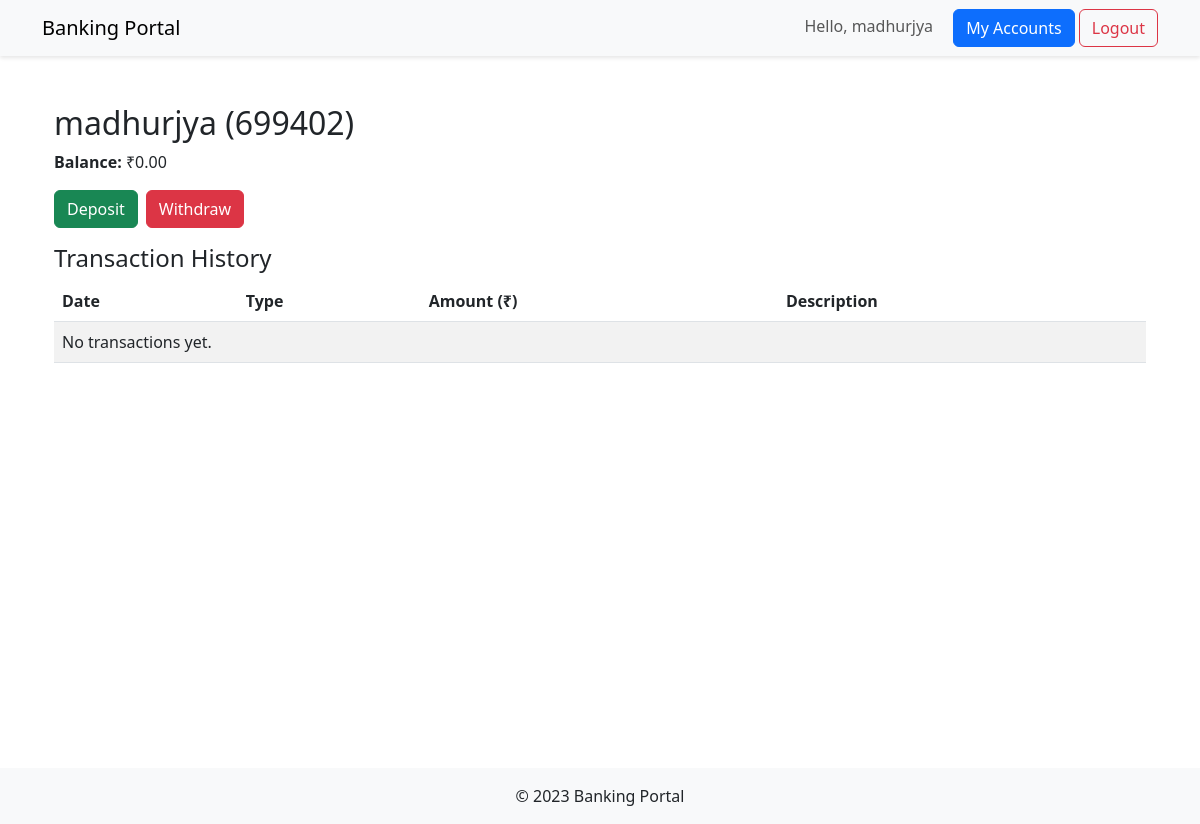
Page /bank/accounts/4/ (signed in) on the earlier database version.
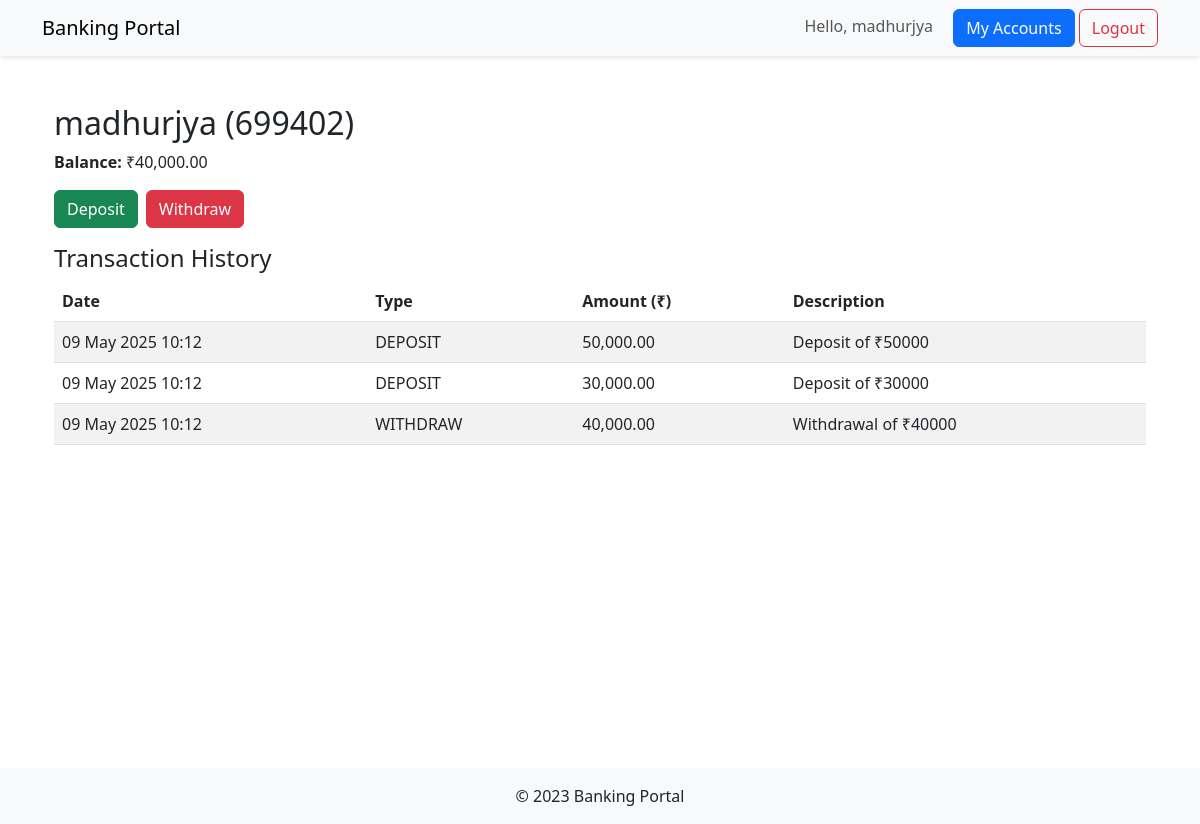
Same page on the later database version.
### core/models.py (models this page shows, shortened)
class CustomerAccount(models.Model):
    user = models.OneToOneField(User, on_delete=models.CASCADE) #Temporary
    name = models.CharField(max_length=100)
    account_number = models.CharField(max_length=10, unique=True)
    balance = models.DecimalField(max_digits=10, decimal_places=2)
    contact = models.CharField(max_length=15, default='N/A')
    ACCOUNT_TYPES = [
        ('Savings', 'Savings'),
        ('Current', 'Current'),
    ]
    account_type = models.CharField(max_length=10, choices=ACCOUNT_TYPES, default='Savings')

class Transaction(models.Model):
    TRANSACTION_TYPES = [
        ('DEPOSIT', 'Deposit'),
        ('WITHDRAW', 'Withdraw'),
        ('TRANSFER', 'Transfer'),
    ]
    account = models.ForeignKey(CustomerAccount, on_delete=models.CASCADE, related_name='transactions')
    amount = models.DecimalField(max_digits=10, decimal_places=2)
    transaction_type = models.CharField(max_length=10, choices=TRANSACTION_TYPES)
    timestamp = models.DateTimeField(auto_now_add=True)
    description = models.CharField(max_length=200, blank=True)  # e.g., "Transfer to account X"

### core/views.py (the view)
# urls.py: path('accounts/<int:pk>/', views.account_detail, name='account_detail'),
@login_required()
def account_detail(request, pk):
    account = get_object_or_404(CustomerAccount, pk=pk)
    return render(request, 'core/account_detail.html', {'account': account})

### core/templates/core/account_detail.html
{% extends 'base.html' %}
{% load humanize %}
{% block content %}
<div class="container mt-5">
    <h2>{{ account.name }} ({{ account.account_number }})</h2>
    <p><strong>Balance:</strong> ₹{{ account.balance|floatformat:2|intcomma }}</p>
    <div class="d-flex gap-2 mb-3">
        <a href="{% url 'bank:deposit' account.pk %}" class="btn btn-success">Deposit</a>
        <a href="{% url 'bank:withdraw' account.pk %}" class="btn btn-danger">Withdraw</a>
    </div>
    <h4>Transaction History</h4>
    <table class="table table-striped">
        <thead>
            <tr>
                <th>Date</th>
                <th>Type</th>
                <th>Amount (₹)</th>
                <th>Description</th>
            </tr>
        </thead>
        <tbody>
            {% for tx in account.transactions.all %}
            <tr>
                <td>{{ tx.timestamp|date:"d M Y H:i" }}</td>
                <td>{{ tx.transaction_type }}</td>
                <td>{{ tx.amount|floatformat:2|intcomma }}</td>
                <td>{{ tx.description }}</td>
            </tr>
            {% empty %}
            <tr><td colspan="4">No transactions yet.</td></tr>
            {% endfor %}
        </tbody>
    </table>
</div>
{% endblock %}

### core/templates/base.html (shortened to what this page needs)
<!DOCTYPE html>
<html lang="en">
<head>
    <link href="https://cdn.jsdelivr.net/npm/bootstrap@5.3.0/dist/css/bootstrap.min.css" rel="stylesheet">
</head>
<body>
    <nav class="navbar navbar-expand-lg navbar-custom mb-4">
        <div class="container">
            <a class="navbar-brand" href="{% url 'bank:account_list' %}">Banking Portal</a>
            <div class="ms-auto">
                {% if user.is_authenticated %}
                    <span class="navbar-text me-3">Hello, {{ user.username }}</span>
                    <a href="{% url 'bank:account_list' %}" class="btn btn-primary">My Accounts</a>
                    <form action="{% url 'logout' %}" method="post" style="display: inline;">
                        <button type="submit" class="btn btn-outline-danger">Logout</button>
                    </form>
                {% else %}
                    <a href="{% url 'login' %}" class="btn btn-outline-primary me-2">Login</a>
                    <a href="{% url 'bank:register' %}" class="btn btn-primary">Register</a>
                {% endif %}
            </div>
        </div>
    </nav>
    <main class="container">
        {% block content %}{% endblock %}
    </main>
    <footer class="bg-light py-3 mt-4">
        <div class="container text-center">
            <p class="mb-0">© 2023 Banking Portal</p>
        </div>
    </footer>
</body>
</html>

### core/templates/base.html (style rules this page uses)
.navbar-custom { background-color: #f8f9fa; box-shadow: 0 2px 4px rgba(0,0,0,.1); }
main { min-height: 80vh; }

Differences in the rows shown:
changed CustomerAccount "madhurjya": balance "0.00" → "40,000.00"
added Transaction: timestamp "09 May 2025 10:12", transaction_type "DEPOSIT", amount "50,000.00", description "Deposit of ₹50000"
added Transaction: timestamp "09 May 2025 10:12", transaction_type "DEPOSIT", amount "30,000.00", description "Deposit of ₹30000"
added Transaction: timestamp "09 May 2025 10:12", transaction_type "WITHDRAW", amount "40,000.00", description "Withdrawal of ₹40000"
Other differences:
text no longer shown: "No transactions yet."
